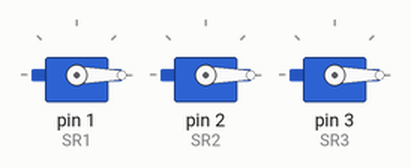
Bench run of a sketch on a simulated Arduino Uno, built with avr-gcc and run on an emulated ATmega328P. Shown: 3 × servo.

Above: at 0.05 s.
At 2.0 s:
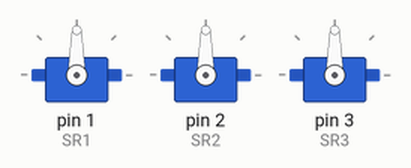
Timing chart, 0 to 4.6 s (numbered marks = the images above):
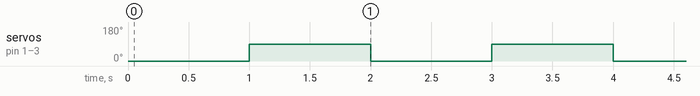

The sketch:

BUSINO_3000_TEST_SERVO.ino
```cpp
// Подклоючаем библиотеку Servo
#include <Servo.h>

//Сервоприводы
#define SR1 1   //Сервопривод № 1
#define SR2 2   //Сервопривод № 2
#define SR3 3   //Сервопривод № 3

// Создаем объект
Servo Servo1;
Servo Servo2;
Servo Servo3;

void setup() {
  // Нам нужно подключить сервопривод к используемому номеру пина
  Servo1.attach(SR1);
  Servo2.attach(SR2);
  Servo3.attach(SR3);
}

void loop(){
  // 0 градусов
  Servo1.write(0);
  Servo2.write(0);
  Servo3.write(0);
  delay(1000);
  // 90 градусов
  Servo1.write(90);
  Servo2.write(90);
  Servo3.write(90);
  delay(1000);

}
```

Measured:
- by itself, servo on pin 1 (SR1), servo on pin 2 (SR2), servo on pin 3 (SR3): alternates 90° for 1.0 s and 0° for 1.0 s
